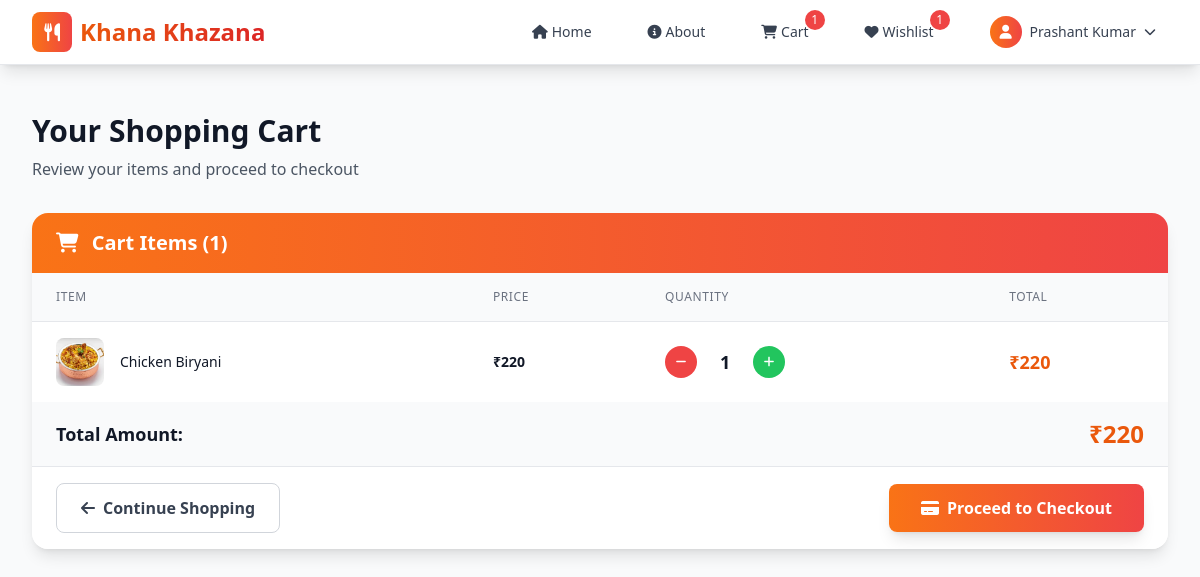
The app's page /user/cart.php (signed in) with its own data.
### tables this page shows
CREATE TABLE `cart_items` (
  `id` int(11) NOT NULL,
  `user_id` int(11) NOT NULL,
  `menu_item_id` int(11) NOT NULL,
  `quantity` int(11) NOT NULL,
  `created_at` timestamp NOT NULL DEFAULT current_timestamp()
);

CREATE TABLE `menu_items` (
  `id` int(11) NOT NULL,
  `name` varchar(255) NOT NULL,
  `description` text DEFAULT NULL,
  `price` decimal(10,2) NOT NULL,
  `category` varchar(50) DEFAULT NULL,
  `stock_qty` int(11) DEFAULT 0,
  `image` varchar(255) DEFAULT NULL,
  `available` tinyint(1) DEFAULT 1
);

### user/cart.php (the view, shortened to what this page needs)
<?php
include '../include/header.php';
$query = $conn->prepare('SELECT * FROM cart_items WHERE user_id = ?');
$query->bind_param('i', $_SESSION['user_id']);
$query->execute();
$result = $query->get_result();
?>
<section class="min-h-screen bg-gray-50 py-12">
    <div class="max-w-7xl mx-auto px-4 sm:px-6 lg:px-8">
        <div class="mb-8">
            <h1 class="text-3xl font-bold text-gray-900 mb-2">Your Shopping Cart</h1>
            <p class="text-gray-600">Review your items and proceed to checkout</p>
        </div>
        <?php if ($result->num_rows === 0): ?>
            <div class="bg-white rounded-2xl shadow-lg p-12 text-center">
                <div class="inline-flex items-center justify-center w-20 h-20 bg-gray-100 rounded-full mb-6">
                    <i class="fas fa-shopping-cart text-gray-400 text-3xl"></i>
                </div>
                <h2 class="text-2xl font-semibold text-gray-900 mb-4">Your cart is empty</h2>
                <p class="text-gray-600 mb-8 max-w-md mx-auto">
                    Looks like you haven't added any delicious items to your cart yet.
                    Start exploring our menu and add some tasty dishes!
                </p>
                <a href="index.php"
                    class="inline-flex items-center px-6 py-3 bg-gradient-to-r from-orange-500 to-red-500 hover:from-orange-600 hover:to-red-600 text-white font-semibold rounded-lg shadow-lg hover:shadow-xl transition-all duration-300 transform hover:-translate-y-0.5">
                    <i class="fas fa-utensils mr-2"></i>
                    Explore Menu
                </a>
            </div>
        <?php else: ?>
            <div class="bg-white rounded-2xl shadow-lg overflow-hidden">
                <div class="px-6 py-4 bg-gradient-to-r from-orange-500 to-red-500">
                    <h2 class="text-xl font-semibold text-white">
                        <i class="fas fa-shopping-cart mr-2"></i>
                        Cart Items (<?php echo $result->num_rows; ?>)
                    </h2>
                </div>
                <div class="overflow-x-auto">
                    <table class="min-w-full divide-y divide-gray-200">
                        <thead class="bg-gray-50">
                            <tr>
                                <th class="px-6 py-4 text-left text-xs font-medium text-gray-500 uppercase tracking-wider">
                                    Item
                                </th>
                                <th class="px-6 py-4 text-left text-xs font-medium text-gray-500 uppercase tracking-wider">
                                    Price
                                </th>
                                <th class="px-6 py-4 text-left text-xs font-medium text-gray-500 uppercase tracking-wider">
                                    Quantity
                                </th>
                                <th class="px-6 py-4 text-left text-xs font-medium text-gray-500 uppercase tracking-wider">
                                    Total
                                </th>
                            </tr>
                        </thead>
                        <tbody class="bg-white divide-y divide-gray-200">
                            <?php
                            $total = 0;
                            while ($row = $result->fetch_assoc()) {
                                $menu_item_id = $row['menu_item_id'];
                                $menu_query = $conn->prepare('SELECT name, price, image FROM menu_items WHERE id = ?');
                                $menu_query->bind_param('i', $menu_item_id);
                                $menu_query->execute();
                                $menu_result = $menu_query->get_result();
                                $menu_item = $menu_result->fetch_assoc();
                                $item_total = $menu_item['price'] * $row['quantity'];
                                $total += $item_total;
                            ?>
                                <tr class="hover:bg-gray-50 transition-colors duration-200">
                                    <td class="px-6 py-4 whitespace-nowrap">
                                        <div class="flex items-center">
                                            <div class="flex-shrink-0 h-12 w-12">
                                                <img class="h-12 w-12 rounded-lg object-cover"
                                                    src="../assets/images/<?php echo htmlspecialchars($menu_item['image']); ?>"
                                                    alt="<?php echo htmlspecialchars($menu_item['name']); ?>">
                                            </div>
                                            <div class="ml-4">
                                                <div class="text-sm font-medium text-gray-900">
                                                    <?php echo htmlspecialchars($menu_item['name']); ?>
                                                </div>
                                            </div>
                                        </div>
                                    </td>
                                    <td class="px-6 py-4 whitespace-nowrap">
                                        <div class="text-sm text-gray-900 font-semibold">
                                            ₹<?php echo number_format($menu_item['price']); ?>
                                        </div>
                                    </td>
                                    <td class="px-6 py-4 whitespace-nowrap">
                                        <div class="flex items-center space-x-3">
                                            <form method="post" action="add_cart.php" class="inline-block">
                                                <button type="submit"
                                                    class="w-8 h-8 bg-red-500 hover:bg-red-600 text-white rounded-full flex items-center justify-center transition-all duration-200 hover:shadow-lg"
                                                    title="Remove">
                                                    <i class="fas fa-minus text-xs"></i>
                                                </button>
                                            </form>
                                            <span class="text-lg font-semibold text-gray-900 min-w-[2rem] text-center">
                                                <?php echo htmlspecialchars($row['quantity']); ?>
                                            </span>
                                            <form method="post" action="add_cart.php" class="inline-block">
                                                <button type="submit"
                                                    class="w-8 h-8 bg-green-500 hover:bg-green-600 text-white rounded-full flex items-center justify-center transition-all duration-200 hover:shadow-lg"
                                                    title="Add">
                                                    <i class="fas fa-plus text-xs"></i>
                                                </button>
                                            </form>
                                        </div>
                                    </td>
                                    <td class="px-6 py-4 whitespace-nowrap">
                                        <div class="text-lg font-bold text-orange-600">
                                            ₹<?php echo number_format($item_total); ?>
                                        </div>
                                    </td>
                                </tr>
                            <?php } ?>
                        </tbody>
                    </table>
                </div>
                <div class="bg-gray-50 px-6 py-4">
                    <div class="flex items-center justify-between">
                        <div class="text-lg font-semibold text-gray-900">
                            Total Amount:
                        </div>
                        <div class="text-2xl font-bold text-orange-600">
                            ₹<?php echo number_format($total); ?>
                        </div>
                    </div>
                </div>
                <div class="px-6 py-4 bg-white border-t border-gray-200">
                    <div class="flex flex-col sm:flex-row items-center justify-between gap-4">
                        <a href="index.php"
                            class="inline-flex items-center px-6 py-3 border border-gray-300 text-gray-700 font-semibold rounded-lg hover:bg-gray-50 transition-all duration-200">
                            <i class="fas fa-arrow-left mr-2"></i>
                            Continue Shopping
                        </a>
                        <form action="checkout.php" method="post" class="inline-block">
                            <button type="submit"
                                class="inline-flex items-center px-8 py-3 bg-gradient-to-r from-orange-500 to-red-500 hover:from-orange-600 hover:to-red-600 text-white font-semibold rounded-lg shadow-lg hover:shadow-xl transition-all duration-300 transform hover:-translate-y-0.5">
                                <i class="fas fa-credit-card mr-2"></i>
                                Proceed to Checkout
                            </button>
                        </form>
                    </div>
                </div>
            </div>
        <?php endif; ?>
    </div>
</section>
<?php include '../include/footer.php'; ?>

### records on screen
cart_items: menu_item.image (picture), menu_item.name "Chicken Biryani", menu_item.price "220", quantity "1", item_total "220"

### other values on screen
$cart_count "1"
$wishlist_count "1"
$_SESSION['username'] "Prashant Kumar"
$result->num_rows "1"
$total "220"
